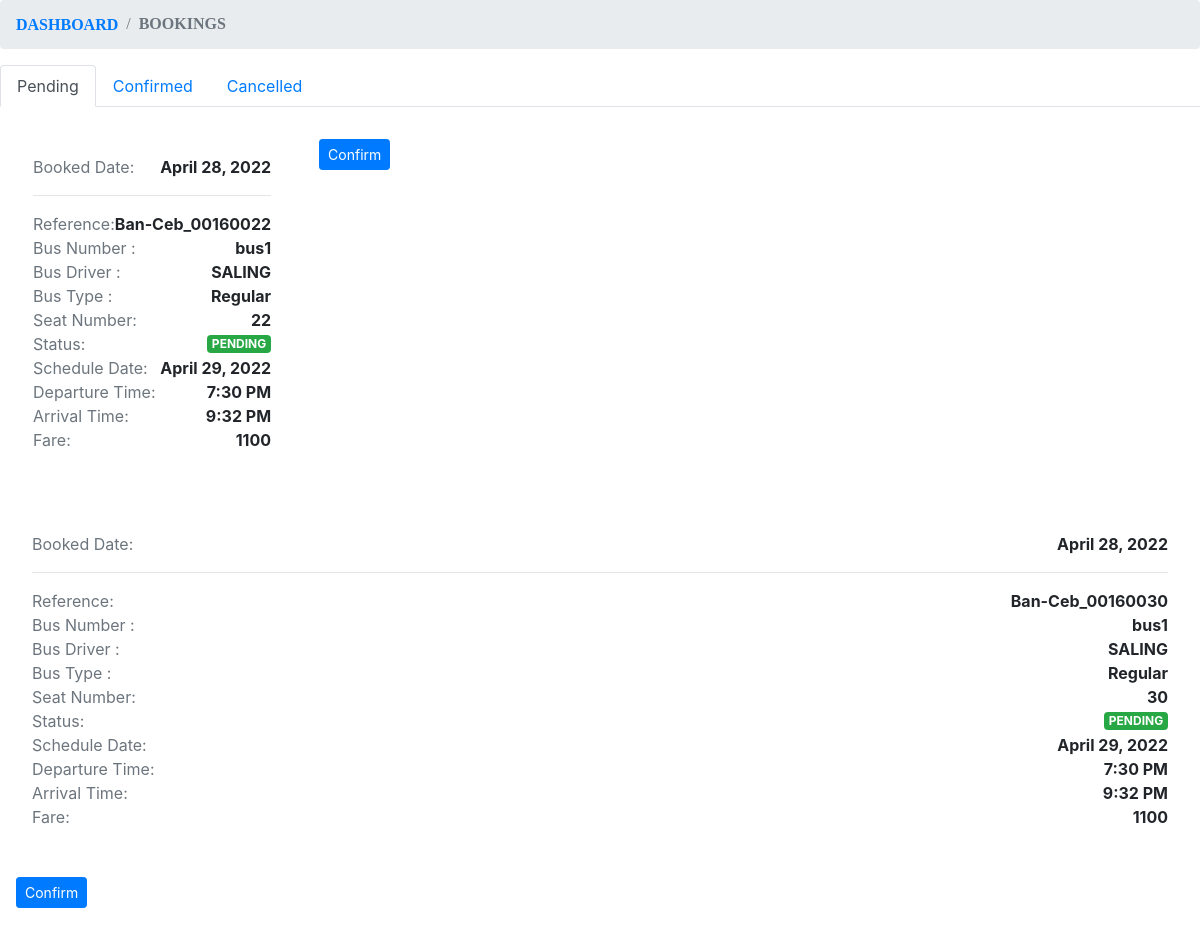
The page /admin/pages/booking.php on the database its author committed.
### tables this page shows
CREATE TABLE `tblbook` (
  `id` int(11) NOT NULL,
  `schedule_id` int(11) NOT NULL,
  `passenger_id` int(11) NOT NULL,
  `seat_num` varchar(150) NOT NULL,
  `payment_status` varchar(150) NOT NULL,
  `total` varchar(150) NOT NULL,
  `book_date` datetime NOT NULL DEFAULT current_timestamp(),
  `book_reference` varchar(250) NOT NULL
);

CREATE TABLE `tblbus` (
  `id` int(11) NOT NULL,
  `bus_num` varchar(150) NOT NULL,
  `bus_type` varchar(50) NOT NULL,
  `rate_km` double NOT NULL
);

CREATE TABLE `tbldriver` (
  `id` int(11) NOT NULL,
  `name` text NOT NULL,
  `liscenseNum` varchar(100) NOT NULL
);

CREATE TABLE `tblschedule` (
  `id` int(11) NOT NULL,
  `route_id` int(11) NOT NULL,
  `schedule_date` date NOT NULL,
  `departure` time NOT NULL,
  `arrival` time NOT NULL,
  `bus_id` int(11) NOT NULL,
  `driver_id` int(11) NOT NULL,
  `conductor_id` int(11) NOT NULL,
  `fare` decimal(10,0) NOT NULL,
  `status` varchar(150) NOT NULL,
  `vessel_id` int(11) NOT NULL
);

### controllers/book.php (called while the page is built, shortened)
<?php
    class Book
    {
        private $conn;
        private $table_name = "tblbook";
        public function __construct($db)
        {
            $this->conn = $db;
        }
        public function getAll()
        {
            $query = "SELECT *, b.id as book_id FROM ".$this->table_name." b INNER JOIN tblschedule s ON b.schedule_id = s.id INNER JOIN tblroute r ON s.route_id = r.id ORDER BY book_date DESC";
            $result = $this->conn->query($query);
            $data = array();
            while ($row = $result->fetch_assoc()) {
                   $data[] = $row;
            }
            return $data;
        }
    }
?>

### controllers/passenger.php (called while the page is built, shortened)
<?php
    class Passenger
    {
        private $conn;
        private $table_name = "tblpassenger";
        public function __construct($db)
        {
            $this->conn = $db;
        }
        public function getById($id){
            $sql = "SELECT * FROM ".$this->table_name." WHERE id = ?";
            $stmt = mysqli_stmt_init($this->conn);
            if(!mysqli_stmt_prepare($stmt, $sql)){
                header("location: account.php?error=stmtfailed");
                exit();
            }
            mysqli_stmt_bind_param($stmt, "s", $id);
            mysqli_stmt_execute($stmt);
            $resultData = mysqli_stmt_get_result($stmt);
            if($row = mysqli_fetch_assoc($resultData)){
                return $row;
            }
        }
    }
?>

### controllers/bus.php (called while the page is built, shortened)
<?php
    class Bus
    {
        private $conn;
        private $table_name = "tblbus";
        public function __construct($db)
        {
            $this->conn = $db;
        }
        public function getById($id)
        {
            $query = "SELECT * FROM ".$this->table_name." WHERE id = '$id'";
            $result = $this->conn->query($query);
            $data = $result->fetch_assoc();
            return $data;
        }
    }
?>

### controllers/driver.php (called while the page is built, shortened)
<?php
    class Driver
    {
        private $conn;
        private $table_name = "tbldriver";
        public function __construct($db)
        {
            $this->conn = $db;
        }
        public function getById($id)
        {
            $query = "SELECT * FROM ".$this->table_name." WHERE id = '$id'";
            $result = $this->conn->query($query);
            $data = $result->fetch_assoc();
            return $data;
        }
    }
?>

### admin/pages/booking.php (the view, shortened to what this page needs)
<!doctype html>
<html lang="en">
  <head>
    <link rel="stylesheet" href="./assets/bootstrap/css/bootstrap.min.css" />
    <link rel="stylesheet" href="https://cdnjs.cloudflare.com/ajax/libs/font-awesome/4.7.0/css/font-awesome.min.css">
    <link rel="stylesheet" href="./assets/styles.css" />
  </head>
<?php
    $database = new Database();
    $db = $database->getConnection();
    include('../controllers/book.php');
    $new_book = new Book($db);
    $bookings = $new_book->getAll();
    include('../controllers/location.php');
    include('../controllers/bus.php');
    $new_bus = new Bus($db);
    include('../controllers/driver.php');
    $new_driver = new Driver($db);
    include('../controllers/passenger.php');
    $new_passenger = new Passenger($db);
?>
<div>
    <nav aria-label="breadcrumb">
        <ol class="breadcrumb">
        <li class="breadcrumb-item"><a href="/ceres/admin" style="font-family: 'Times New Roman', serif;"><b>DASHBOARD</b></a></li>
            <li class="breadcrumb-item active" aria-current="page" style="font-family: 'Times New Roman', serif;"><b>BOOKINGS</b></li>
       </ol>
    </nav>
    <ul class="nav nav-tabs" id="myTab" role="tablist">
        <li class="nav-item">
            <a class="nav-link active" id="Pending-tab" data-toggle="tab" href="#Pending" role="tab" aria-controls="Pending" aria-selected="true">Pending</a>
        </li>
        <li class="nav-item">
            <a class="nav-link" id="Confirmed-tab" data-toggle="tab" href="#Confirmed" role="tab" aria-controls="Confirmed" aria-selected="false">Confirmed</a>
        </li>
        <li class="nav-item">
            <a class="nav-link" id="Cancelled-tab" data-toggle="tab" href="#Cancelled" role="tab" aria-controls="Cancelled" aria-selected="false">Cancelled</a>
        </li>
    </ul>
    <div class="tab-content" id="myTabContent">
        <div class="tab-pane fade show active p-3" id="Pending" role="tabpanel" aria-labelledby="Pending-tab">
            <div class="row">
                <?php
                    foreach ($bookings as &$row)
                    {
                        if($row['payment_status'] == 'pending')
                        {
                            $bus = $new_bus->getById($row["bus_id"]);
                            $driver = $new_driver->getById($row["driver_id"]);
                            $passenger = $new_passenger->getById($row["passenger_id"]);
                            ?>
                                            <div class="p-3">
                                            <div class="p-3">
                                                <p class="mb-0 d-flex align-items-center justify-content-between">
                                                    <span class="text-muted">Booked Date:</span>
                                                    <span class="font-weight-bold"><?php echo date_format(date_create($row['book_date']),'F j, Y') ?></span>
                                                </p>
                                                <hr>
                                                <p class="mb-0 d-flex align-items-center justify-content-between">
                                                    <span class="text-muted">Reference:</span>
                                                    <span class="font-weight-bold"><?php echo $row['book_reference'] ?></span>
                                                </p>
                                                <p class="mb-0 d-flex align-items-center justify-content-between">
                                                    <span class="text-muted">Bus Number :</span>
                                                    <span class="font-weight-bold"><?php echo $bus['bus_num'] ?></span>
                                                </p>
                                                <p class="d-flex align-items-center justify-content-between mb-0">
                                                <span class="text-muted d-block">Bus Driver :</span>
                                                 <strong class="text-uppercase"><?php echo $driver['name'] ?></strong>
                                                 </p>
                                                <p class="mb-0 d-flex align-items-center justify-content-between">
                                                    <span class="text-muted">Bus Type :</span>
                                                    <span class="font-weight-bold"><?php echo $bus['bus_type'] ?></span>
                                                </p>
                                                <p class="mb-0 d-flex align-items-center justify-content-between">
                                                    <span class="text-muted">Seat Number:</span>
                                                    <span class="font-weight-bold"><?php echo $row['seat_num'] ?></span>
                                                </p>
                                                <p class="mb-0 d-flex align-items-center justify-content-between">
                                                    <span class="text-muted">Status:</span>
                                                    <span class="font-weight-bold text-uppercase badge badge-success"><?php echo $row['payment_status'] ?></span>
                                                </p>
                                                <p class="mb-0 d-flex align-items-center justify-content-between">
                                                    <span class="text-muted">Schedule Date:</span>
                                                    <span class="font-weight-bold"><?php echo date_format(date_create($row['schedule_date']),'F j, Y') ?></span>
                                                </p>
                                                <p class="mb-0 d-flex align-items-center justify-content-between">
                                                    <span class="text-muted">Departure Time:</span>
                                                    <span class="font-weight-bold"><?php echo date_format(date_create($row["departure"]), 'g:i A') ?></span>
                                                </p>
                                                <p class="mb-0 d-flex align-items-center justify-content-between">
                                                    <span class="text-muted">Arrival Time:</span>
                                                    <span class="font-weight-bold"><?php echo date_format(date_create($row["arrival"]), 'g:i A') ?></span>
                                                </p>
                                                <p class="d-flex align-items-center justify-content-between mb-0">
                                        <span class="text-muted d-block">Fare:</span>
                                        <strong><?php echo $row['fare'] ?></strong>
                                    </p>
                                            </div>
                                        </div>
                                        <div class="p-3">
                                            <button class="confirm-booking btn btn-sm btn-primary" onclick="confirmBook('<?php echo $row['book_id'] ?>', '<?php echo $passenger['email'] ?>')">Confirm</button>
                                        </div>
                                    </div>
                                </div>
                            <?php
                        }
                    }
                ?>

### assets/styles.css (style rules this page uses)
:root { --blue: #1e90ff; --white: #ffffff; --radius: 0.5rem; --clr-primary: #18ffff; --clr-primary-light: #adffff; --clr-primary-dark: #091034; --clr-gray100: #f9fbff; --clr-gray150: #f4f6fb; --clr-gray200: #eef1f6; --clr-gray300: #e1e5ee; --clr-gray400: #767b91; --clr-gray500: #4f546c; --clr-gray600: #2a324b; --clr-gray700: #161d34; --clr-bg: #060b23; }
* { margin: 0; padding: 0; box-sizing: border-box; }

### rows shown on the page
tblbook: book_date "April 28, 2022", book_reference "Ban-Ceb_00160022", tblbus.bus_num "bus1", tbldriver.name "SALING", tblbus.bus_type "Regular", seat_num "22", payment_status "PENDING", schedule.schedule_date "April 29, 2022", schedule.departure "7:30 PM", schedule.arrival "9:32 PM", schedule.fare "1100"
tblbook: book_date "April 28, 2022", book_reference "Ban-Ceb_00160030", tblbus.bus_num "bus1", tbldriver.name "SALING", tblbus.bus_type "Regular", seat_num "30", payment_status "PENDING", schedule.schedule_date "April 29, 2022", schedule.departure "7:30 PM", schedule.arrival "9:32 PM", schedule.fare "1100"
